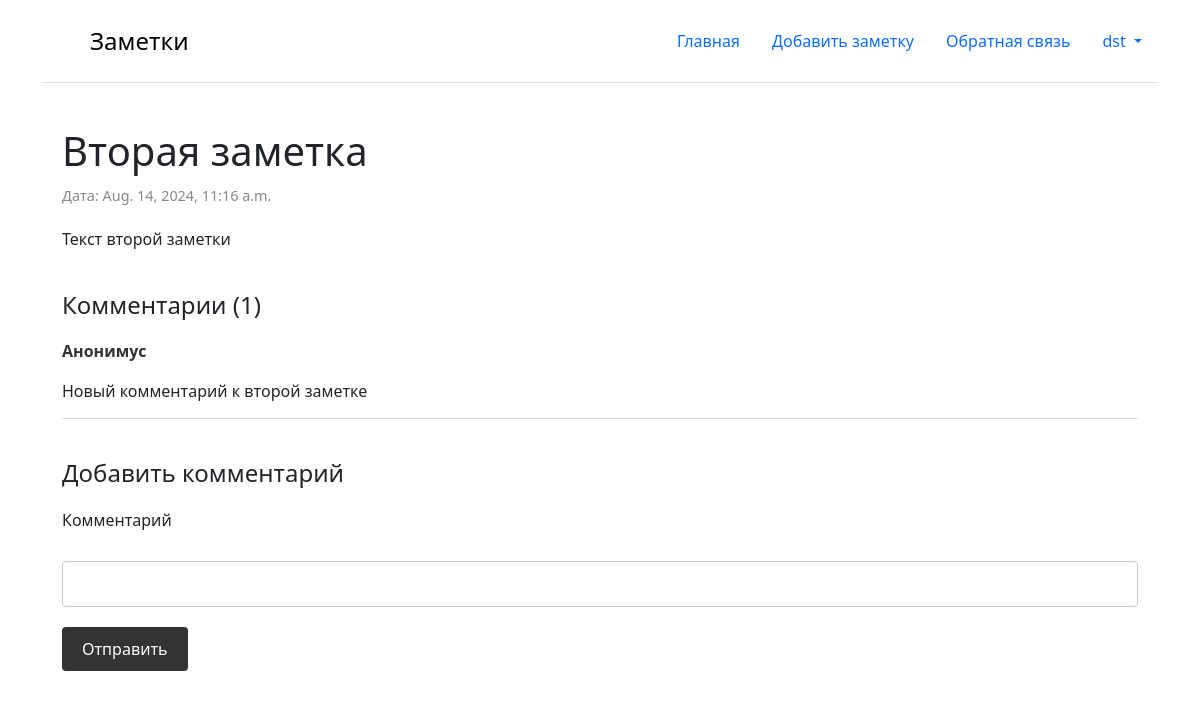
The page /2 (signed in) on the database its author committed.
### core/models.py (models this page shows, shortened)
class Post(models.Model):
    title = models.CharField(max_length=200)
    text = models.TextField()
    created_data = models.DateTimeField(auto_now_add=True)
    category = models.ForeignKey(PostCategory,
                                 blank = True,
                                 null = True,
                                 on_delete=models.SET_NULL,
                                 related_name='category_post')
    class Meta:
        verbose_name = 'Запись'
        verbose_name_plural = 'Записи'

class PostComment(models.Model):
    text = models.TextField(max_length=1000)
    post = models.ForeignKey(Post,
                             on_delete=models.CASCADE,
                             related_name='post_comments')
    class Meta:
        verbose_name = 'Комментарий'
        verbose_name_plural = 'Комментарии'

### core/views.py (the view, shortened to what this page needs)
# urls.py: path('<int:post_id>', post_detail, name='post_detail'),
def post_detail(request, post_id):
    comment_add_form = CommentAddForm()
    post= Post.objects.get(id=post_id)
    comments = PostComment.objects.filter(post=post)
    context = {
        "post": post,
        'comments': comments,
        'comment_add_form': comment_add_form
    }
    return render(request, 'post_detail.html', context)

### core/forms.py
class CommentAddForm(forms.Form):
    text = forms.CharField(max_length=1000, label='Текст')

### templates/post_detail.html (shortened to what this page needs)
{% extends 'base.html' %}
{% block content %}
<div class="container-post">
    <article class="post-content">
        <h1>{{ post.title }}</h1>
        <p class="post-date">Дата: {{ post.created_data }}</p>
        <p>{{ post.text }}</p>
        </article>
    <div class="comments-section">
        <h4>Комментарии ({{comments|length}})</h4>
        {% for comment in comments %}
        <div class="comment">
            <p class="comment-author">Анонимус</p>
            <p class="comment-text">{{ comment.text }}</p>
        </div>
        {% endfor %}
    </div>
    <div class="comment-form">
        <h4>Добавить комментарий</h4>
        <form action="{% url 'post_detail' post.id %}" method="post">
            <label for="{{ comment_add_form.text.id_for_label }}">Комментарий</label><br>
            {{ comment_add_form.text }}
            {{ comment_add_form.text.errors }}<br>
            <button type="submit">Отправить</button>
        </form>
    </div>
</div>
{% endblock %}

### templates/base.html (shortened to what this page needs)
<!DOCTYPE html>
<html lang="en">
<head>
    <link href="https://cdn.jsdelivr.net/npm/bootstrap@5.3.3/dist/css/bootstrap.min.css" rel="stylesheet"
>
</head>
<body>
<div class="container">
    <header class="d-flex flex-wrap justify-content-center py-3 mb-4 border-bottom">
        <a href="{% url 'main' %}" class="d-flex align-items-center mb-3 mb-md-0 me-md-auto link-body-emphasis text-decoration-none">
            <svg class="bi me-2" width="40" height="32">
                <use xlink:href="#bootstrap"></use>
            </svg>
            <span class="fs-4">Заметки</span>
        </a>
        <ul class="nav nav-pills">
            <li class="nav-item"><a class="nav-link" href="{% url 'main' %}">Главная</a></li>
            <li class="nav-item"><a class="nav-link" href="{% url 'post_add' %}">Добавить заметку</a></li>
            <li class="nav-item"><a class="nav-link" href="{% url 'feedback_add' %}">Обратная связь</a></li>
            {% if request.user.is_authenticated %}
            <li class="nav-item dropdown">
                <a class="nav-link dropdown-toggle" href="{% url 'login' %}" role="button" data-bs-toggle="dropdown" aria-expanded="false">
                    {{ user }}
                </a>
            </li>
            {% else %}
            <li class="nav-item"><a class="nav-link" href="{% url 'login' %}">Войти</a></li>
            {% endif %}
        </ul>
    </header>
    {% block content %}
    {% endblock %}
</div>
</body>
</html>

### templates/base.html (style rules this page uses)
h1, h2 { margin: 0; padding-bottom: 10px; }
ul { list-style-type: none; padding: 0; }
ul li { padding: 5px 0; }
ul li a { text-decoration: none; color: #333; }
.container-post { max-width: 1200px; margin: 20px auto; padding: 20px; background-color: #fff; border-radius: 8px; }
.post-content { margin-bottom: 40px; }
.post-date { color: #888; font-size: 0.9em; margin-bottom: 20px; }
.comments-section { margin-top: 40px; }
.comments-section h4 { margin-bottom: 20px; }
.comment { margin-bottom: 20px; padding-bottom: 15px; border-bottom: 1px solid #ddd; }
.comment-author { font-weight: bold; color: #333; }
.comment-text { margin: 0; }
.comment-form { margin-top: 40px; }
.comment-form h4 { margin-bottom: 20px; }
.comment-form label { display: block; margin-bottom: 5px; }
.comment-form input, .comment-form textarea { width: 100%; padding: 10px; margin-bottom: 20px; border: 1px solid #ccc; border-radius: 4px; box-sizing: border-box; }
.comment-form button { background-color: #333; color: #fff; padding: 10px 20px; border: none; border-radius: 4px; cursor: pointer; }

### rows shown on the page
Post: title "Вторая заметка", created_data "Aug. 14, 2024, 11:16 a.m.", text "Текст второй заметки"
PostComment: text "Новый комментарий к второй заметке"

### other values the page prints
{{ user }} "dst"
{{ comments|length }} "1"
